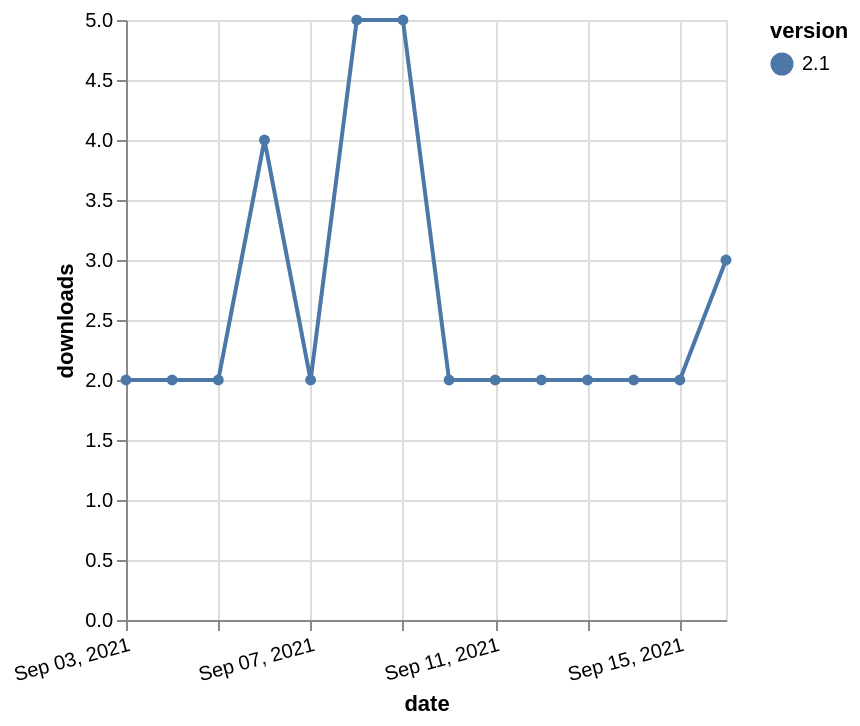

Express this chart as Vega-Lite.
### Vega-Lite specification from a JSON file in a GitHub repository (floating-point values rounded to 4 significant figures)
{"$schema": "https://vega.github.io/schema/vega-lite/v5.json", "description": "A simple bar chart with embedded data.", "data": {"values": [{"date": "2021-09-03", "total": 3969, "delta": 2, "version": "2.1"}, {"date": "2021-09-04", "total": 3971, "delta": 2, "version": "2.1"}, {"date": "2021-09-05", "total": 3973, "delta": 2, "version": "2.1"}, {"date": "2021-09-06", "total": 3977, "delta": 4, "version": "2.1"}, {"date": "2021-09-07", "total": 3979, "delta": 2, "version": "2.1"}, {"date": "2021-09-08", "total": 3984, "delta": 5, "version": "2.1"}, {"date": "2021-09-09", "total": 3989, "delta": 5, "version": "2.1"}, {"date": "2021-09-10", "total": 3991, "delta": 2, "version": "2.1"}, {"date": "2021-09-11", "total": 3993, "delta": 2, "version": "2.1"}, {"date": "2021-09-12", "total": 3995, "delta": 2, "version": "2.1"}, {"date": "2021-09-13", "total": 3997, "delta": 2, "version": "2.1"}, {"date": "2021-09-14", "total": 3999, "delta": 2, "version": "2.1"}, {"date": "2021-09-15", "total": 4001, "delta": 2, "version": "2.1"}, {"date": "2021-09-16", "total": 4004, "delta": 3, "version": "2.1"}]}, "width": "container", "mark": {"type": "line", "point": {"filled": true}}, "encoding": {"x": {"field": "date", "type": "temporal", "timeUnit": "yearmonthdate", "title": "date", "axis": {"labelAngle": -15}}, "y": {"field": "delta", "type": "quantitative", "title": "downloads"}, "color": {"field": "version", "type": "nominal"}, "tooltip": {"field": "delta"}}}
